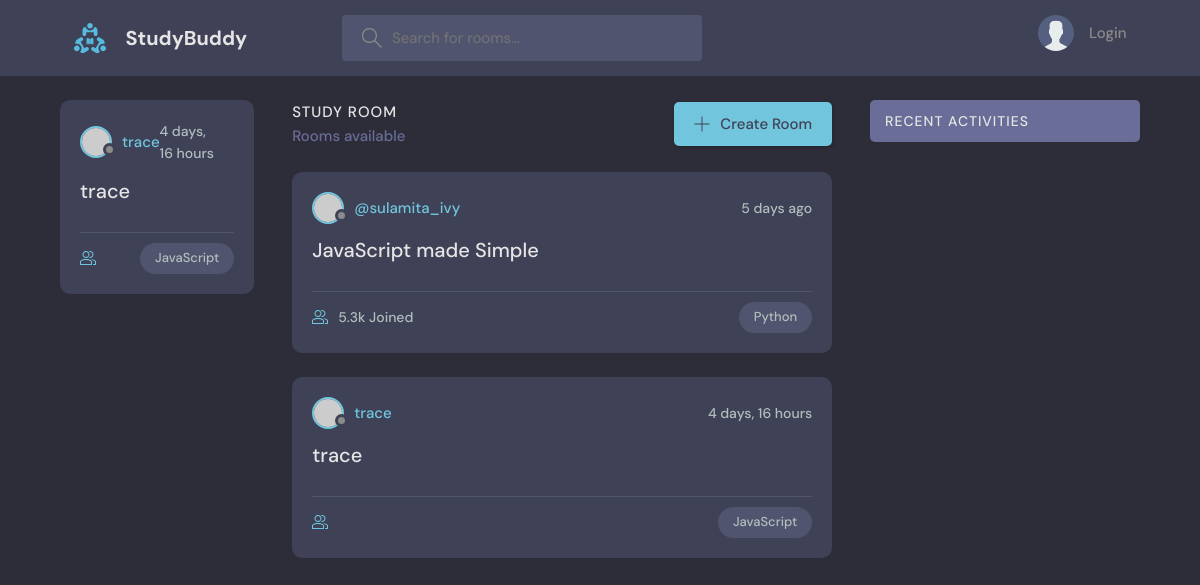
The page / on the database its author committed.
### base/models.py (models this page shows, shortened)
class Room(models.Model):
    host = models.ForeignKey(User, on_delete=models.SET_NULL, null=True)
    topic = models.ForeignKey(Topic, on_delete=models.SET_NULL, null=True)
    name = models.CharField(max_length=200)
    description = models.TextField(null=True, blank=True)
    participants = models.ManyToManyField(User, related_name='participants', blank=True)
    updated = models.DateTimeField(auto_now=True)
    created = models.DateTimeField(auto_now_add=True)

class Topic(models.Model):
    name = models.CharField(max_length=200)

### base/views.py (the view)
# urls.py: path('', views.home, name="home"),
def home(request):
    q = request.GET.get('q') if request.GET.get('q') != None else ''
    rooms = Room.objects.filter(
        Q(topic__name__icontains=q) |
        Q(name__icontains=q) |
        Q(description__icontains=q)
        )
    topics = Topic.objects.all()
    room_count = rooms.count()
    room_messages = Message.objects.filter(Q(room__topic__name__icontains=q))
    context = {'rooms': rooms, 'topics': topics, 'rooms_count': room_count, 'room_messages': room_messages}
    return render(request, 'base/home.html', context)

### base/templates/base/home.html (shortened to what this page needs)
{% extends 'main.html' %} {% block content %}
<main class="layout layout--3">
  <div class="container">
    {% include 'base/feed_component.html' %}
    <div class="roomList">
      <div class="roomList__header">
        <div>
          <h2>Study Room</h2>
          <p>{{room_count}} Rooms available</p>
        </div>
        <a class="btn btn--main" href="{% url 'create-room' %}">
          <svg
            version="1.1"
            xmlns="http://www.w3.org/2000/svg"
            width="32"
            height="32"
            viewBox="0 0 32 32"
          >
            <title>add</title>
            <path
              d="M16.943 0.943h-1.885v14.115h-14.115v1.885h14.115v14.115h1.885v-14.115h14.115v-1.885h-14.115v-14.115z"
            ></path>
          </svg>
          Create Room
        </a>
      </div>
      <div class="roomListRoom">
        <div class="roomListRoom__header">
          <a
            href="{% url 'user-profile' user.id %}"
            class="roomListRoom__author"
          >
            <div class="avatar avatar--small">
              <img src="https://randomuser.me/api/portraits/women/11.jpg" />
            </div>
            <span>@sulamita_ivy</span>
          </a>
          <div class="roomListRoom__actions">
            <span>5 days ago</span>
          </div>
        </div>
        <div class="roomListRoom__content">
          <a href="room.html">JavaScript made Simple</a>
        </div>
        <div class="roomListRoom__meta">
          <a href="room.html" class="roomListRoom__joined">
            5.3k Joined
          </a>
          <p class="roomListRoom__topic">Python</p>
        </div>
      </div>
      {% include 'base/feed_component.html' %}
    </div>
    {% include 'base/activity_component.html' %}
  </div>
</main>
{% endblock %}

### base/templates/base/feed_component.html (shortened to what this page needs)
{% for room in rooms %}
<div class="roomListRoom">
  <div class="roomListRoom__header">
    <a
      href="{% url 'user-profile' room.host.id %}"
      class="roomListRoom__author"
    >
      <div class="avatar avatar--small">
        <img src="https://randomuser.me/api/portraits/women/11.jpg" />
      </div>
      <span>{{room.host.username}}</span>
    </a>
    <div class="roomListRoom__actions">
      <span>{{room.created|timesince}}</span>
    </div>
  </div>
  <div class="roomListRoom__content">
    <a href="{% url 'room' room.id %}">{{room.name}}</a>
  </div>
  <div class="roomListRoom__meta">
    <a href="{% url 'room' room.id %}" class="roomListRoom__joined">
    </a>
    <p class="roomListRoom__topic">{{room.topic.name}}</p>
  </div>
</div>
{% endfor %}

### static/styles/style.css (style rules this page uses)
:root { --color-main: #71c6dd; --color-main-light: #e1f6fb; --color-dark: #3f4156; --color-dark-medium: #51546e; --color-dark-light: #696d97; --color-light: #e5e5e5; --color-gray: #8b8b8b; --color-light-gray: #b2bdbd; --color-bg: #2d2d39; --color-success: #5dd693; --color-error: #fc4b0b; }
* { font-family: "DM Sans", -apple-system, BlinkMacSystemFont, "Segoe UI", Roboto, Oxygen, Ubuntu, Cantarell, "Open Sans", "Helvetica Neue", sans-serif; margin: 0; padding: 0; box-sizing: border-box; text-rendering: optimizeLegibility; font-size: inherit; }
html { font-size: 56.25%; }
@media only screen and (min-width: 1200px) { html { font-size: 62.5%; } }
body { line-height: 1.6; font-weight: 400; font-size: 1.5rem; color: var(--color-light-gray); background-color: var(--color-bg); min-height: 100vh; }
img { width: 100%; }
a { display: inline-block; color: var(--color-main); text-decoration: none; }
.container { max-width: 120rem; width: 90%; margin: auto; }
.btn { background-color: transparent; border: none; display: inline-flex; align-items: center; gap: 1rem; cursor: pointer; transition: all ease-in-out 0.3s; padding: 1rem 2rem; border-radius: 5px; box-shadow: 1px 1px 3px 1px rgba(0, 0, 0, 0.15); font-weight: 500; }
.btn--main { background-color: var(--color-main); color: var(--color-dark); }
.btn > svg { fill: currentColor; width: 1.6rem; height: 1.6rem; }
.avatar { position: relative; display: inline-block; border-radius: 50%; border: 2px solid var(--color-main); }
.avatar img { display: block; border-radius: 50%; object-fit: cover; object-position: center; }
.avatar::after { content: ""; display: block; position: absolute; background-color: var(--color-gray); z-index: 111; border-radius: 50%; border: 0.3rem solid var(--color-dark); }
.avatar.avatar--small img { width: 2.8rem; height: 2.8rem; }
.avatar.avatar--small:after { width: 0.7rem; height: 0.7rem; bottom: 0px; right: -6px; }
.layout { margin-top: 2.4rem; }
.layout > .container { display: flex; justify-content: space-between; align-items: flex-start; }
.layout--3 > .container > div:first-child { flex-basis: 18%; max-width: 22.5rem; }
.layout--3 > .container > div:nth-child(2) { flex-basis: 50%; }
.roomList__header { display: flex; justify-content: space-between; align-items: center; margin-bottom: 2.4rem; }
.roomList__header h2 { text-transform: uppercase; font-weight: 500; color: var(--color-light); letter-spacing: 1px; }
.roomList__header p { font-weight: 500; color: var(--color-dark-light); }
.roomListRoom { margin-bottom: 2.4rem; background-color: var(--color-dark); border-radius: 1rem; padding: 2rem; }
.roomListRoom__header { display: flex; justify-content: space-between; align-items: center; }
.roomListRoom__author { font-weight: 500; display: flex; align-items: center; gap: 1rem; }
.roomListRoom__actions { display: flex; align-items: flex-start; gap: 1rem; position: relative; }
.roomListRoom__actions span { font-size: 1.4rem; font-weight: 500; }
.roomListRoom__content { margin: 1rem 0; }
.roomListRoom__content a { font-size: 2rem; font-weight: 500; margin-bottom: 1.5rem; color: var(--color-light); transition: all 0.3s ease-in-out; }
.roomListRoom__meta { border-top: 1px solid var(--color-dark-medium); padding-top: 1rem; display: flex; align-items: center; justify-content: space-between; }
.roomListRoom__joined { color: var(--color-light-gray); display: flex; align-items: center; gap: 1rem; font-size: 1.4rem; font-weight: 500; }
.roomListRoom__joined svg { fill: var(--color-main); width: 1.6rem; height: 1.6rem; }
.roomListRoom__topic { padding: 5px 1.5rem; background-color: var(--color-dark-medium); border-radius: 5rem; font-weight: 500; font-size: 1.3rem; }

### rows shown on the page
Room: host.username "trace", created "4 days, 16 hours", name "trace", topic.name "JavaScript"
